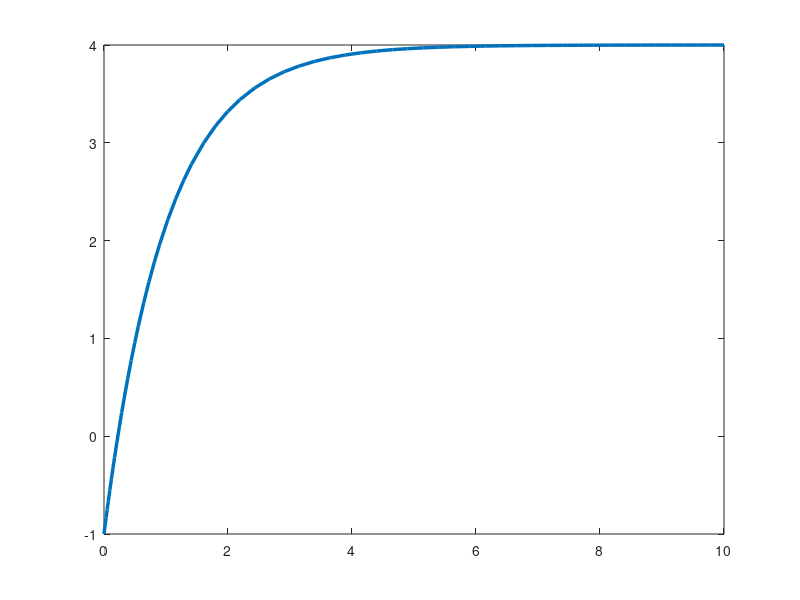
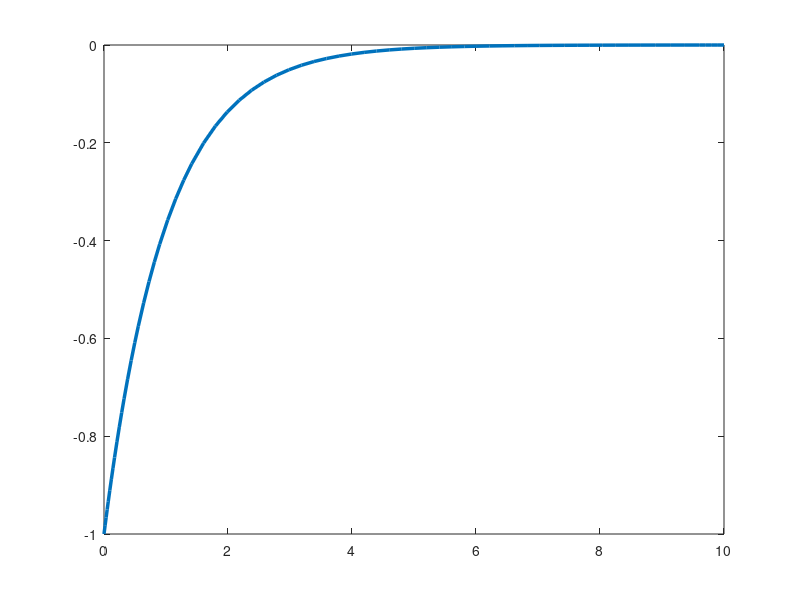
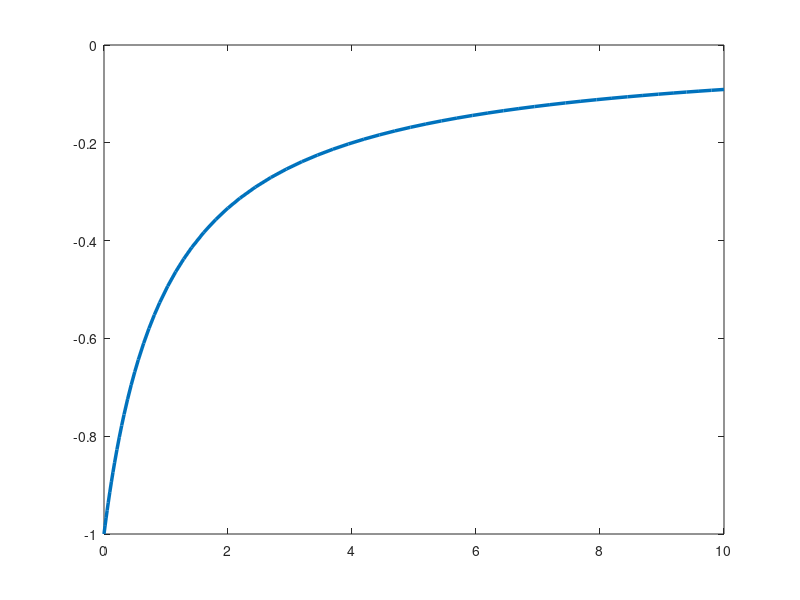
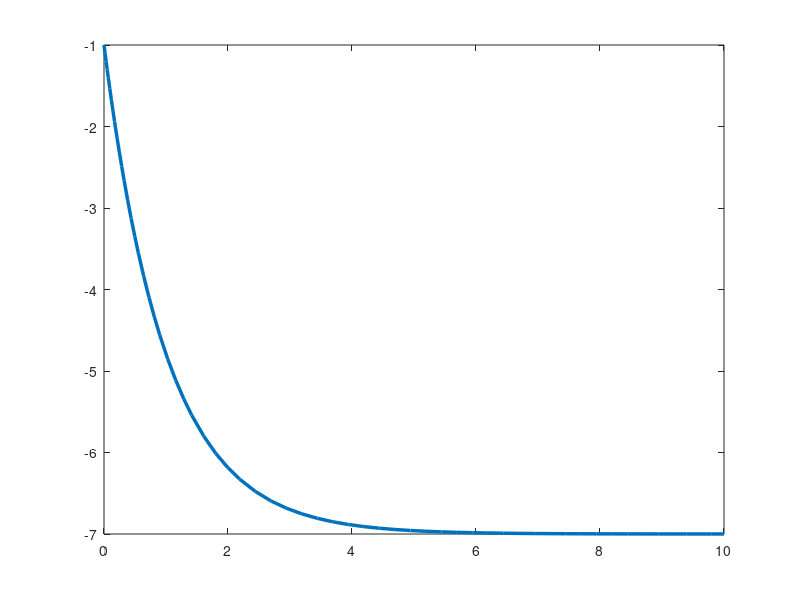

The MATLAB script that drew these images, in order:
% q001A


%% ODE 1a
close all;
tspan = [0, 10];
y0 = -1;
DE = @(t, y) (4-y);
[t, y] = ode45(DE, tspan, y0);
plot(t, y, 'linewidth', 2.5);
print('-dpng', 'q_001_Part1_1.png');

%% ODE 1b
close all;
tspan = [0, 10];
y0 = -1;
DE = @(t, y) -y;
[t, y] = ode45(DE, tspan, y0);
plot(t, y, 'linewidth', 2.5);
print('-dpng', 'q_001_Part1_2.png');

%% ODE 1C
close all;
tspan = [0, 10];
y0 = -1;
DE = @(t, y) y^2;
[t, y] = ode45(DE, tspan, y0);
plot(t, y, 'linewidth', 2.5);
print('-dpng', 'q_001_Part1_3.png');


%% ODE 1D
close all;
tspan = [0, 10];
y0 = -1;
DE = @(t, y) -(7+y);
[t, y] = ode45(DE, tspan, y0);
plot(t, y, 'linewidth', 2.5);
print('-dpng', 'q_001_Part1_4.png');


%% ODE 2a
close all;
tspan = [1, 4];
y0 = 5;
DE = @(t, y) sin(t) - 1./y;
[t, y] = ode45(DE, tspan, y0);
plot(t, y, 'linewidth', 2.5);
print('-dpng', 'q_001_Part2_1.png');

%% ODE 2b
close all;
tspan = [1, 4];
y0 = 5;
DE = @(t, y) cos(t) + 1./y;
[t, y] = ode45(DE, tspan, y0);
plot(t, y, 'linewidth', 2.5);
print('-dpng', 'q_001_Part2_2.png');

%% ODE 2C
close all;
tspan = [1, 4];
y0 = 5;
DE = @(t, y) sin(t) + 1./y;
[t, y] = ode45(DE, tspan, y0);
plot(t, y, 'linewidth', 2.5);
print('-dpng', 'q_001_Part2_3.png');

%% ODE 2D
close all;
tspan = [1, 4];
y0 = 5;
DE = @(t, y) cos(t) - 1./y;
[t, y] = ode45(DE, tspan, y0);
plot(t, y, 'linewidth', 2.5);
print('-dpng', 'q_001_Part2_4.png');
